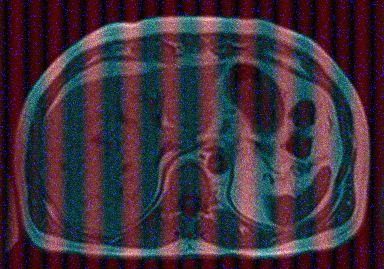
#> input picture home_exam/src/pre_data/LiverNoisy.png, 384 x 269 px, given in place of IMG_MRA1.png, which was not available
$ python task4.py
#> lines starting #> are read from the running program, lines starting #| are printed output that depends on the picture; pictures that were not available may be replaced by others from this repository, and a replacement may not be noted
import pywt
from skimage import io, color
import matplotlib.pyplot as plt
import numpy as np


# [51 lines left out: functions question1, question2, not called in this run]

def question3():
    # Load image
    image = io.imread("pre_data/IMG_MRA1.png", as_gray=True)
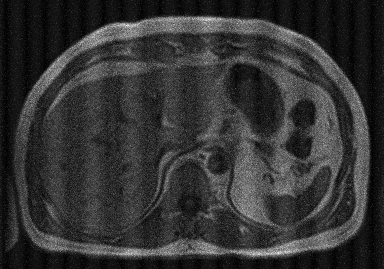
#> image: shape (269, 384) float64; min 0, max 0.923, mean 0.203

    # Perform 3-level, 5-level, and 8-level DWT
    levels = [3, 5, 8]

    # Select a detail coefficient
    chosen_coeff = np.random.choice(['cH', 'cV', 'cD'])  # Randomly select

    for level in levels:
        # Perform discrete wavelet decomposition
        coeffs = pywt.wavedec2(image.copy(), 'haar', level=level)
        cA, detail_coeffs = coeffs[0], coeffs[1:]  # Approximate and detailed

        print(f"Modifying {chosen_coeff} at lowest level (level {level})")

        # Choose coefficients of the lovest level (level 3, 5, and 8 respectfyully)
        cH, cV, cD = detail_coeffs[0]

        # Modify all values of the one coefficient and set all values to zero
        if chosen_coeff == 'cH':
            cH = cH * 0
        elif chosen_coeff == 'cV':
            cV = cV * 0
        elif chosen_coeff == 'cD':
            cD = cD * 0
        detail_coeffs[0] = (cH, cV, cD)  # Ensure reassigning as tuple

        coeffs_modified = [cA] + detail_coeffs

        # Reconstruct the image
        reconstructed = pywt.waverec2(coeffs_modified, 'haar')

        # Plot the reconstructed image
        plt.figure(figsize=(5, 5))
        plt.imshow(reconstructed, cmap='gray')
        plt.title(f'Reconstructed Image - Level {level}. Chosen coeff: {chosen_coeff}')
        plt.axis('off')
        img_path = f"data/task4/reconstructed_image_level_{level}.png"
        plt.savefig(img_path)
        plt.close()
#> this loop made 3 passes
#> (cA, cH, cV, cD) on pass 3: ([[53.47, 53.95], [20.01, 18.27]], [[0, 0], [0, 0]], [[-7.26, 0], [-2.61, 0]], [[0.279, 0], [0, 0]])
#> pass 1, in question3, `cA, detail_coeffs = coeffs[0], coeffs[1:]`:
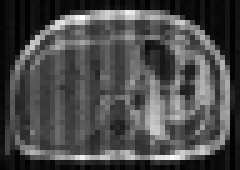
#> cA: shape (34, 48) float64 (shown 5 times larger); min 0.289, max 4.78, mean 1.61; drawn with min black and max white
#> pass 1, in question3, `cH, cV, cD = detail_coeffs[0]`:
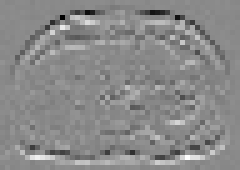
#> cH: shape (34, 48) float64 (shown 5 times larger); min -1.53, max 1.29, mean -0.00237; drawn with min black and max white
#> pass 1, in question3, `cH, cV, cD = detail_coeffs[0]`:
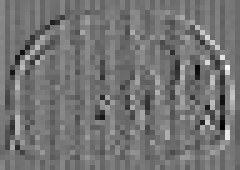
#> cV: shape (34, 48) float64 (shown 5 times larger); min -0.997, max 1.19, mean -0.00193; drawn with min black and max white
#> pass 1, in question3, `cH, cV, cD = detail_coeffs[0]`:
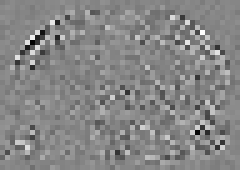
#> cD: shape (34, 48) float64 (shown 5 times larger); min -0.592, max 0.529, mean -0.000947; drawn with min black and max white
#> pass 1, in question3, `plt.savefig(img_path)`:
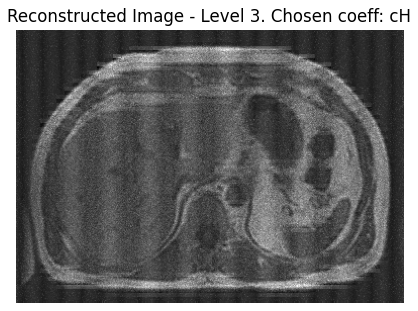
#> figure drawn by matplotlib, 1 panel
#> pass 2, in question3, `plt.savefig(img_path)`:
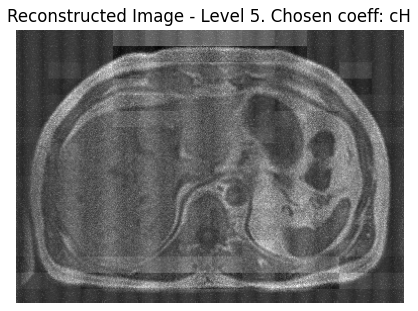
#> figure drawn by matplotlib, 1 panel
    # Plot original image
    plt.figure(figsize=(5, 5))
    plt.imshow(image, cmap='gray')
    plt.title(f'Original image')
    plt.axis('off')
    img_path = "data/task4/original_image_Q3.png"
    plt.savefig(img_path)
    plt.close()

if __name__ == "__main__":
    #question1()
    #question2()
    question3()
